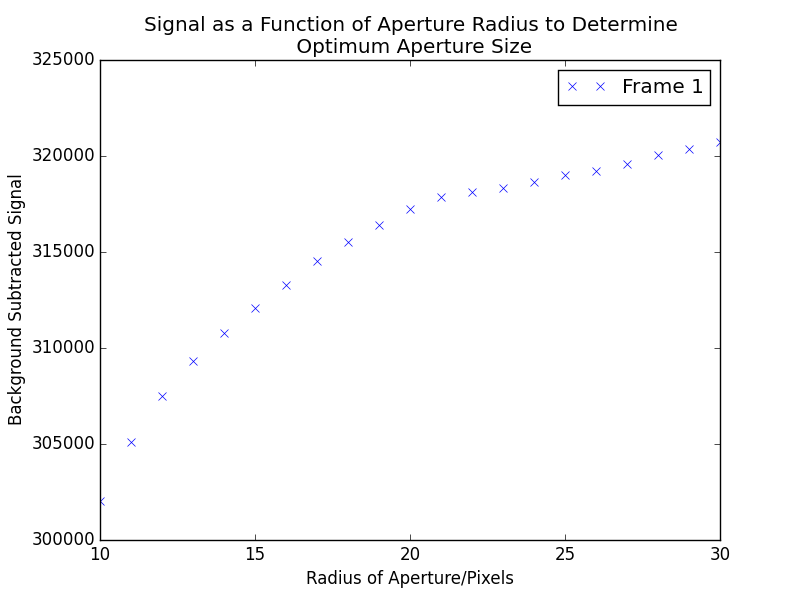

This figure's Python source:
'''
Project: Exoplanetary Detection and Characterisation
Supervisor: Dr. Edward L Gomez

Author: Tomas James

Script: Aperture Determination for WASP-12 b
'''

from numpy import *
from matplotlib.pyplot import *

# Read in data
aperture = genfromtxt('aperture.txt', dtype = 'float')

# Populate arrays with values
signal = aperture[where(aperture==1)[0],6]
background = aperture[where(aperture==2)[0],6]
radius = aperture[where(aperture==1)[0],8]

# Determine measured flux
flux = zeros(len(signal))

for i in range(0, len(flux)):
    flux[i] = signal[i] - background[i]

# Plot Data
figure(1)
plot(radius, flux, 'bx', label='Frame 1')
xlabel('Radius of Aperture/Pixels')
ylabel('Background Subtracted Signal')
title('Signal as a Function of Aperture Radius to Determine \n Optimum Aperture Size')
legend(loc='best')
savefig('aperture.png')